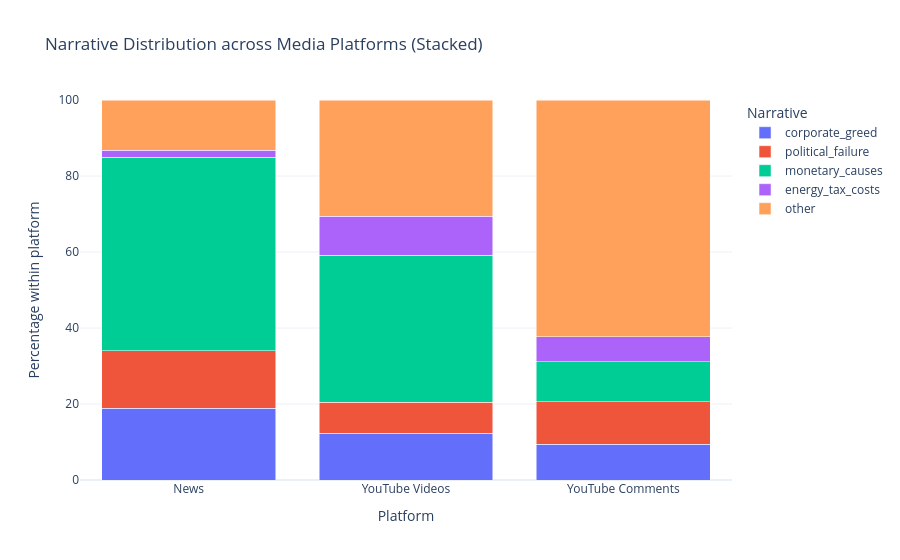

Source (notebook cell):
### Code cell
import plotly.express as px
import pandas as pd

# Reihenfolge der Plattformen und Narrative sauber festlegen
platform_order = ["news", "youtube_videos", "youtube_comments"]
narrative_order = [
    "corporate_greed",
    "political_failure",
    "monetary_causes",
    "energy_tax_costs",
    "other"
]

# Kopie der Tabelle
stacked_df = combined_counts.copy()

# Falls irgendwo Kategorien fehlen, sauber auffüllen
full_index = pd.MultiIndex.from_product(
    [platform_order, narrative_order],
    names=["platform", "narrative"]
)

stacked_df = (
    stacked_df.set_index(["platform", "narrative"])
    .reindex(full_index, fill_value=0)
    .reset_index()
)

# Prozentanteile je Plattform berechnen
stacked_df["platform_total"] = stacked_df.groupby("platform")["count"].transform("sum")
stacked_df["percentage"] = (stacked_df["count"] / stacked_df["platform_total"]) * 100

# Lesbarere Plattformnamen
platform_labels = {
    "news": "News",
    "youtube_videos": "YouTube Videos",
    "youtube_comments": "YouTube Comments"
}
stacked_df["platform_label"] = stacked_df["platform"].map(platform_labels)

# Interaktive Stacked Bar Chart
fig = px.bar(
    stacked_df,
    x="platform_label",
    y="percentage",
    color="narrative",
    category_orders={
        "platform_label": ["News", "YouTube Videos", "YouTube Comments"],
        "narrative": narrative_order
    },
    custom_data=["count", "percentage", "platform_total"],
    title="Narrative Distribution across Media Platforms (Stacked)"
)

fig.update_traces(
    hovertemplate=(
        "<b>Platform:</b> %{x}<br>"
        "<b>Narrative:</b> %{fullData.name}<br>"
        "<b>Count:</b> %{customdata[0]}<br>"
        "<b>Percentage:</b> %{customdata[1]:.1f}%<br>"
        "<b>Total texts on platform:</b> %{customdata[2]}<extra></extra>"
    )
)

fig.update_layout(
    barmode="stack",
    xaxis_title="Platform",
    yaxis_title="Percentage within platform",
    yaxis=dict(range=[0, 100]),
    legend_title="Narrative",
    template="plotly_white"
)

fig.show()

### Figure 1 — Plotly figure (JSON) as saved in the notebook; plotly's stock layout.template omitted (floating-point values rounded to 4 significant figures)
{"data": [{"customdata": [[10.0, 18.87, 53.0], [6.0, 12.24, 49.0], [51.0, 9.462, 539.0]], "hovertemplate": "<b>Platform:</b> %{x}<br><b>Narrative:</b> %{fullData.name}<br><b>Count:</b> %{customdata[0]}<br><b>Percentage:</b> %{customdata[1]:.1f}%<br><b>Total texts on platform:</b> %{customdata[2]}<extra></extra>", "legendgroup": "corporate_greed", "marker": {"color": "#636efa", "pattern": {"shape": ""}}, "name": "corporate_greed", "orientation": "v", "showlegend": true, "textposition": "auto", "type": "bar", "x": ["News", "YouTube Videos", "YouTube Comments"], "xaxis": "x", "y": [18.87, 12.24, 9.462], "yaxis": "y"}, {"customdata": [[8.0, 15.09, 53.0], [4.0, 8.163, 49.0], [60.0, 11.13, 539.0]], "hovertemplate": "<b>Platform:</b> %{x}<br><b>Narrative:</b> %{fullData.name}<br><b>Count:</b> %{customdata[0]}<br><b>Percentage:</b> %{customdata[1]:.1f}%<br><b>Total texts on platform:</b> %{customdata[2]}<extra></extra>", "legendgroup": "political_failure", "marker": {"color": "#EF553B", "pattern": {"shape": ""}}, "name": "political_failure", "orientation": "v", "showlegend": true, "textposition": "auto", "type": "bar", "x": ["News", "YouTube Videos", "YouTube Comments"], "xaxis": "x", "y": [15.09, 8.163, 11.13], "yaxis": "y"}, {"customdata": [[27.0, 50.94, 53.0], [19.0, 38.78, 49.0], [57.0, 10.58, 539.0]], "hovertemplate": "<b>Platform:</b> %{x}<br><b>Narrative:</b> %{fullData.name}<br><b>Count:</b> %{customdata[0]}<br><b>Percentage:</b> %{customdata[1]:.1f}%<br><b>Total texts on platform:</b> %{customdata[2]}<extra></extra>", "legendgroup": "monetary_causes", "marker": {"color": "#00cc96", "pattern": {"shape": ""}}, "name": "monetary_causes", "orientation": "v", "showlegend": true, "textposition": "auto", "type": "bar", "x": ["News", "YouTube Videos", "YouTube Comments"], "xaxis": "x", "y": [50.94, 38.78, 10.58], "yaxis": "y"}, {"customdata": [[1.0, 1.887, 53.0], [5.0, 10.2, 49.0], [35.0, 6.494, 539.0]], "hovertemplate": "<b>Platform:</b> %{x}<br><b>Narrative:</b> %{fullData.name}<br><b>Count:</b> %{customdata[0]}<br><b>Percentage:</b> %{customdata[1]:.1f}%<br><b>Total texts on platform:</b> %{customdata[2]}<extra></extra>", "legendgroup": "energy_tax_costs", "marker": {"color": "#ab63fa", "pattern": {"shape": ""}}, "name": "energy_tax_costs", "orientation": "v", "showlegend": true, "textposition": "auto", "type": "bar", "x": ["News", "YouTube Videos", "YouTube Comments"], "xaxis": "x", "y": [1.887, 10.2, 6.494], "yaxis": "y"}, {"customdata": [[7.0, 13.21, 53.0], [15.0, 30.61, 49.0], [336.0, 62.34, 539.0]], "hovertemplate": "<b>Platform:</b> %{x}<br><b>Narrative:</b> %{fullData.name}<br><b>Count:</b> %{customdata[0]}<br><b>Percentage:</b> %{customdata[1]:.1f}%<br><b>Total texts on platform:</b> %{customdata[2]}<extra></extra>", "legendgroup": "other", "marker": {"color": "#FFA15A", "pattern": {"shape": ""}}, "name": "other", "orientation": "v", "showlegend": true, "textposition": "auto", "type": "bar", "x": ["News", "YouTube Videos", "YouTube Comments"], "xaxis": "x", "y": [13.21, 30.61, 62.34], "yaxis": "y"}], "layout": {"barmode": "stack", "legend": {"title": {"text": "Narrative"}, "tracegroupgap": 0}, "title": {"text": "Narrative Distribution across Media Platforms (Stacked)"}, "xaxis": {"anchor": "y", "categoryarray": ["News", "YouTube Videos", "YouTube Comments"], "categoryorder": "array", "domain": [0, 1], "title": {"text": "Platform"}}, "yaxis": {"anchor": "x", "domain": [0, 1], "range": [0, 100], "title": {"text": "Percentage within platform"}}}}
